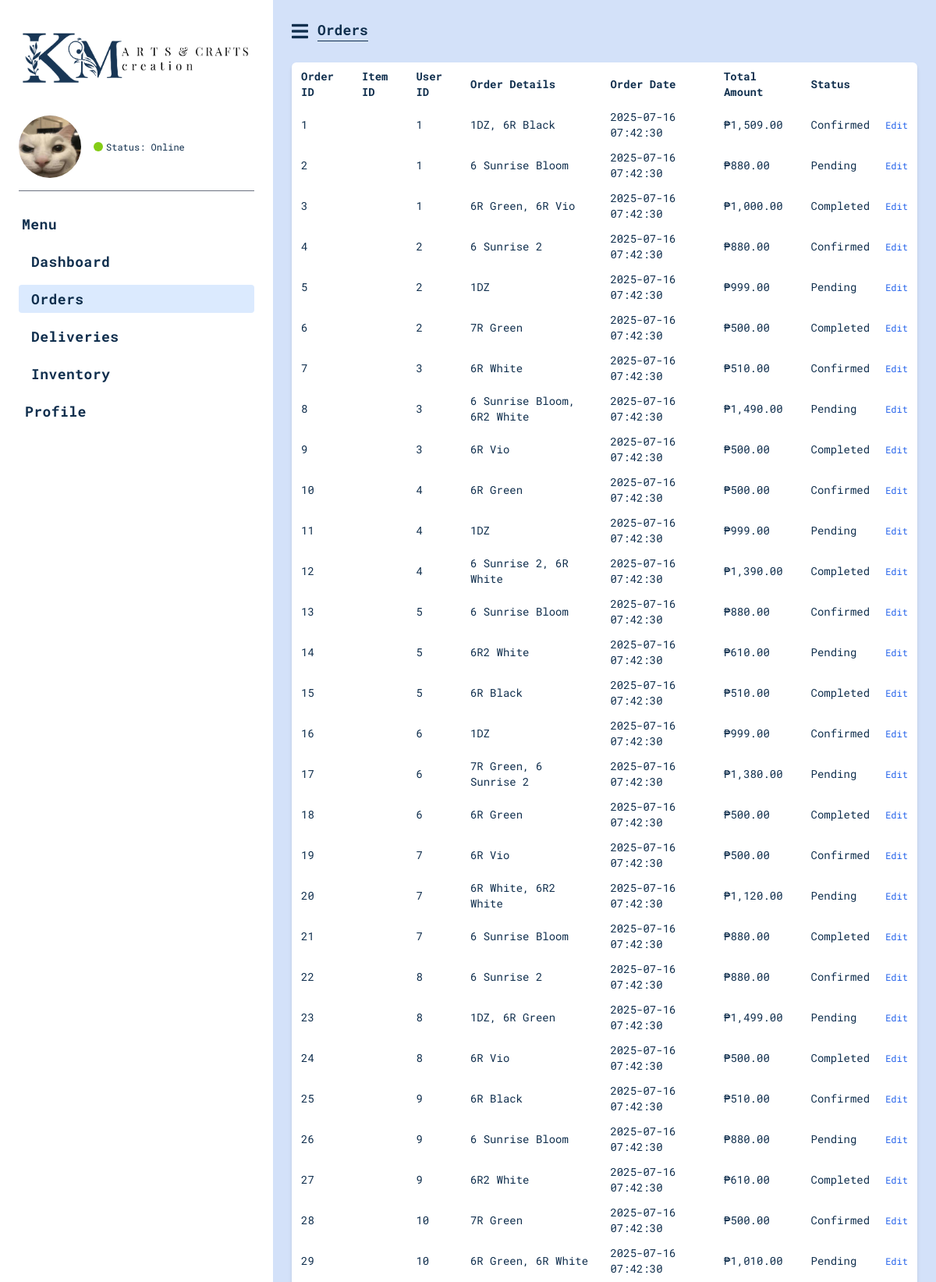
Page /frontend/admin/Order.php (upper part) on the committed database.
### tables this page shows
CREATE TABLE orders (
    order_id INT AUTO_INCREMENT PRIMARY KEY,
    user_id INT,
    order_details TEXT,
    order_date DATETIME DEFAULT CURRENT_TIMESTAMP,
    total_amount DECIMAL(10,2),
    status ENUM('pending', 'confirmed', 'completed') DEFAULT 'pending',
    FOREIGN KEY (user_id) REFERENCES users(user_id)
);

### frontend/admin/Order.php (the view, shortened to what this page needs)
<?php
require_once '../../backend/config/database.php';
try {
    $stmt = $pdo->query("
        SELECT
            o.order_id,
            oi.order_item_id,
            o.user_id,
            o.order_details,
            o.order_date,
            o.total_amount,
            o.status
        FROM orders o
        LEFT JOIN order_items oi ON o.order_id = oi.order_id
        ORDER BY o.order_date DESC
    ");
    $orders = $stmt->fetchAll(PDO::FETCH_ASSOC);
} catch (PDOException $e) {
    echo "❌ Error fetching orders: " . $e->getMessage();
    $orders = [];
}
?>
<!DOCTYPE html>
<html lang="en">
<head>
  <script src="https://cdn.tailwindcss.com"></script>
  <link href="https://cdnjs.cloudflare.com/ajax/libs/font-awesome/5.15.3/css/all.min.css" rel="stylesheet"/>
</head>
<body class="bg-[#d3e1f9] min-h-screen flex">
<aside class="bg-white w-[350px] flex flex-col p-6">
  <div class="mb-6">
    <img src="/K-M-Arts-and-Crafts-Creation/assets/Logo.png" alt="Logo" class="w-[300px] h-[100px] object-contain"/>
  </div>
  <div class="flex items-center space-x-4 mb-4">
    <img src="/K-M-Arts-and-Crafts-Creation/assets/pfp.jpg" alt="Profile Picture" class="w-20 h-20 rounded-full"/>
    <div class="text-lg font-bold leading-tight">
      <div class="flex items-center space-x-1 text-xs font-normal">
        <span class="w-3 h-3 rounded-full bg-lime-500 inline-block"></span>
        <span class="text-[#0f2e4d]">Status: <span class="font-normal">Online</span></span>
      </div>
    </div>
  </div>
  <hr class="border-gray-500 mb-6"/>
  <nav class="flex flex-col space-y-3 text-lg font-bold text-[#0f2e4d] tracking-wide">
    <div class="pl-1 py-1 px-2 rounded text-[#0f2e4d]">Menu</div>
    <a class="pl-4 py-1 px-2 rounded hover:bg-blue-100 transition duration-150" href="Dashboard.html">Dashboard</a>
    <a class="pl-4 py-1 px-2 rounded bg-blue-100" href="Order.php">Orders</a>
    <a class="pl-4 py-1 px-2 rounded hover:bg-blue-100 transition duration-150" href="Delivery.php">Deliveries</a>
    <a class="pl-4 py-1 px-2 rounded hover:bg-blue-100 transition duration-150" href="Inventory.php">Inventory</a>
    <a class="mt-6 py-1 px-2 rounded hover:bg-blue-100 transition duration-150" href="Profile.html">Profile</a>
  </nav>
</aside>
<main class="flex-1 p-6 relative">
  <div class="flex items-center mb-4 text-[#0f2e4d]">
    <button aria-label="Menu" class="text-2xl mr-3">
      <i class="fas fa-bars"></i>
    </button>
    <h2 class="font-extrabold text-lg leading-5 border-b border-[#0f2e4d] pb-1">Orders</h2>
  </div>
  <table class="w-full bg-white rounded-md shadow-md text-sm text-[#0f2e4d] border-separate border-spacing-1 mt-6">
    <thead>
      <tr>
        <th class="text-left font-extrabold px-2 py-1 rounded-tl-md">Order ID</th>
        <th class="text-left font-extrabold px-2 py-1">Item ID</th>
        <th class="text-left font-extrabold px-2 py-1">User ID</th>
        <th class="text-left font-extrabold px-2 py-1">Order Details</th>
        <th class="text-left font-extrabold px-2 py-1">Order Date</th>
        <th class="text-left font-extrabold px-2 py-1">Total Amount</th>
        <th class="text-left font-extrabold px-2 py-1">Status</th>
        <th class="rounded-tr-md"></th>
      </tr>
    </thead>
    <tbody>
      <?php if (count($orders) > 0): ?>
        <?php foreach ($orders as $order): ?>
          <tr class="border-t border-gray-200">
            <td class="px-2 py-1"><?= htmlspecialchars($order['order_id']) ?></td>
            <td class="px-2 py-1"><?= htmlspecialchars($order['order_item_id']) ?></td>
            <td class="px-2 py-1"><?= htmlspecialchars($order['user_id']) ?></td>
            <td class="px-2 py-1"><?= htmlspecialchars($order['order_details']) ?></td>
            <td class="px-2 py-1"><?= htmlspecialchars($order['order_date']) ?></td>
            <td class="px-2 py-1">₱<?= number_format($order['total_amount'], 2) ?></td>
            <td class="px-2 py-1 capitalize"><?= htmlspecialchars($order['status']) ?></td>
            <td class="px-2 py-1 text-center">
              <button class="text-blue-600 hover:underline text-xs">Edit</button>
            </td>
          </tr>
        <?php endforeach; ?>
      <?php else: ?>
        <tr>
          <td colspan="8" class="text-center py-4">No orders found.</td>
        </tr>
      <?php endif; ?>
    </tbody>
  </table>
</main>
</body>
</html>

### frontend/admin/Order.php (style rules this page uses)
body { font-family: "Roboto Mono", monospace; }

### rows in the picture
orders: order_id "1", user "1", order_details "1DZ, 6R Black", order_date "2025-07-16 07:42:30", total_amount "1,509.00", status "Confirmed"
orders: order_id "2", user "1", order_details "6 Sunrise Bloom", order_date "2025-07-16 07:42:30", total_amount "880.00", status "Pending"
orders: order_id "3", user "1", order_details "6R Green, 6R Vio", order_date "2025-07-16 07:42:30", total_amount "1,000.00", status "Completed"
orders: order_id "4", user "2", order_details "6 Sunrise 2", order_date "2025-07-16 07:42:30", total_amount "880.00", status "Confirmed"
orders: order_id "5", user "2", order_details "1DZ", order_date "2025-07-16 07:42:30", total_amount "999.00", status "Pending"
orders: order_id "6", user "2", order_details "7R Green", order_date "2025-07-16 07:42:30", total_amount "500.00", status "Completed"
orders: order_id "7", user "3", order_details "6R White", order_date "2025-07-16 07:42:30", total_amount "510.00", status "Confirmed"
orders: order_id "8", user "3", order_details "6 Sunrise Bloom, 6R2 White", order_date "2025-07-16 07:42:30", total_amount "1,490.00", status "Pending"
orders: order_id "9", user "3", order_details "6R Vio", order_date "2025-07-16 07:42:30", total_amount "500.00", status "Completed"
orders: order_id "10", user "4", order_details "6R Green", order_date "2025-07-16 07:42:30", total_amount "500.00", status "Confirmed"
orders: order_id "11", user "4", order_details "1DZ", order_date "2025-07-16 07:42:30", total_amount "999.00", status "Pending"
orders: order_id "12", user "4", order_details "6 Sunrise 2, 6R White", order_date "2025-07-16 07:42:30", total_amount "1,390.00", status "Completed"
orders: order_id "13", user "5", order_details "6 Sunrise Bloom", order_date "2025-07-16 07:42:30", total_amount "880.00", status "Confirmed"
orders: order_id "14", user "5", order_details "6R2 White", order_date "2025-07-16 07:42:30", total_amount "610.00", status "Pending"
orders: order_id "15", user "5", order_details "6R Black", order_date "2025-07-16 07:42:30", total_amount "510.00", status "Completed"
orders: order_id "16", user "6", order_details "1DZ", order_date "2025-07-16 07:42:30", total_amount "999.00", status "Confirmed"
orders: order_id "17", user "6", order_details "7R Green, 6 Sunrise 2", order_date "2025-07-16 07:42:30", total_amount "1,380.00", status "Pending"
orders: order_id "18", user "6", order_details "6R Green", order_date "2025-07-16 07:42:30", total_amount "500.00", status "Completed"
orders: order_id "19", user "7", order_details "6R Vio", order_date "2025-07-16 07:42:30", total_amount "500.00", status "Confirmed"
orders: order_id "20", user "7", order_details "6R White, 6R2 White", order_date "2025-07-16 07:42:30", total_amount "1,120.00", status "Pending"
orders: order_id "21", user "7", order_details "6 Sunrise Bloom", order_date "2025-07-16 07:42:30", total_amount "880.00", status "Completed"
orders: order_id "22", user "8", order_details "6 Sunrise 2", order_date "2025-07-16 07:42:30", total_amount "880.00", status "Confirmed"
orders: order_id "23", user "8", order_details "1DZ, 6R Green", order_date "2025-07-16 07:42:30", total_amount "1,499.00", status "Pending"
orders: order_id "24", user "8", order_details "6R Vio", order_date "2025-07-16 07:42:30", total_amount "500.00", status "Completed"
orders: order_id "25", user "9", order_details "6R Black", order_date "2025-07-16 07:42:30", total_amount "510.00", status "Confirmed"
orders: order_id "26", user "9", order_details "6 Sunrise Bloom", order_date "2025-07-16 07:42:30", total_amount "880.00", status "Pending"
orders: order_id "27", user "9", order_details "6R2 White", order_date "2025-07-16 07:42:30", total_amount "610.00", status "Completed"
orders: order_id "28", user "10", order_details "7R Green", order_date "2025-07-16 07:42:30", total_amount "500.00", status "Confirmed"
orders: order_id "29", user "10", order_details "6R Green, 6R White", order_date "2025-07-16 07:42:30", total_amount "1,010.00", status "Pending"
